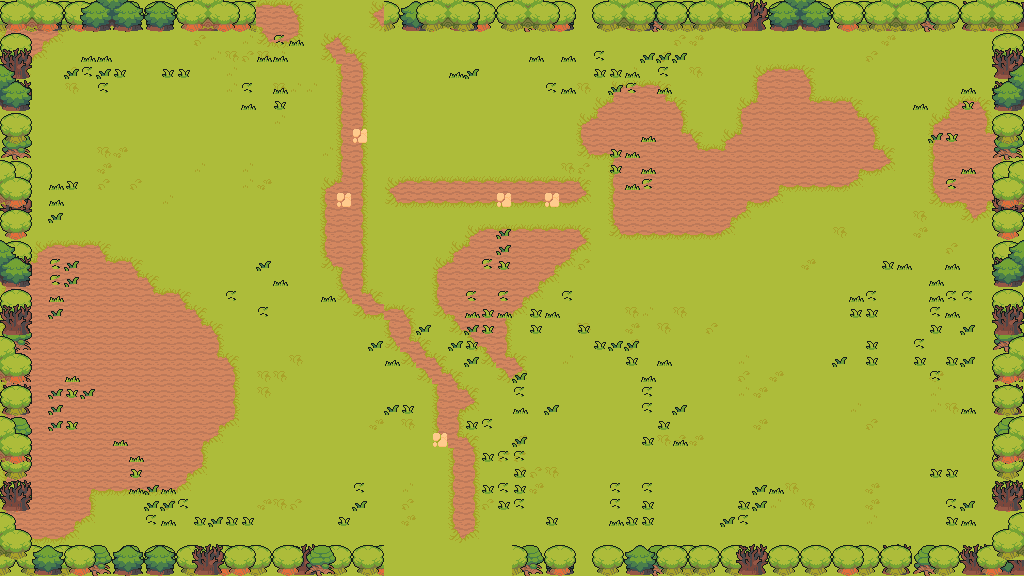

This is a level from a 2D game, rendered from its Tiled map with the project's own tilesets. A one-line summary and the map file follow, with tile-layer data summarised:
An orthogonal 64x36 tile map with 16x16 px tiles, 7 tile layers (floor, ground, path, decor, ...), 8 tilesets and 34 objects (18x prop, 7x spawn, 6x obstacle, 2x door, playerStart).

<map version="1.10" tiledversion="1.11.0" orientation="orthogonal" renderorder="right-down" width="64" height="36" tilewidth="16" tileheight="16" infinite="0" nextlayerid="9" nextobjectid="35">
 <properties>
    <property name="chapter" type="int" value="3" />
    <property name="room" type="int" value="10" />
    <property name="isBossRoom" type="bool" value="false" />
 </properties>
 <tileset firstgid="1" source="ground.tsx" />
 <tileset firstgid="241" source="village.tsx" />
 <tileset firstgid="481" source="house.tsx" />
 <tileset firstgid="1240" source="towers.tsx" />
 <tileset firstgid="1384" source="hole.tsx" />
 <tileset firstgid="1439" source="floordetail.tsx" />
 <tileset firstgid="1519" source="tilefloor.tsx" />
 <tileset firstgid="2091" source="nature.tsx" />
 <layer id="1" name="floor" width="64" height="36">
  <data>[2304 cells, 2304 non-empty, 5 distinct tile ids]</data>
 </layer>
 <layer id="2" name="ground" width="64" height="36">
  <data>[2304 cells, 491 non-empty, 13 distinct tile ids]</data>
 </layer>
 <layer id="3" name="path" width="64" height="36">
  <data>[2304 cells, 106 non-empty, 13 distinct tile ids]</data>
 </layer>
 <layer id="4" name="decor" width="64" height="36">
  <data>[2304 cells, 189 non-empty, 5 distinct tile ids]</data>
 </layer>
 <layer id="5" name="border-back" width="64" height="36">
  <data>[2304 cells, 295 non-empty, 28 distinct tile ids]</data>
 </layer>
 <layer id="6" name="border-mid" width="64" height="36">
  <data>[2304 cells, 271 non-empty, 28 distinct tile ids]</data>
 </layer>
 <layer id="7" name="border-front" width="64" height="36">
  <data>[2304 cells, 154 non-empty, 56 distinct tile ids]</data>
 </layer>
 <objectgroup id="8" name="objects">
  <object id="1" name="playerStart" x="448" y="384"><point /></object>
  <object id="2" name="spawn" x="528" y="264">
   <properties>
    <property name="role" value="chaser" />
    <property name="wave" type="int" value="1" />
    <property name="elite" type="bool" value="false" />
   </properties>
  <point /></object>
  <object id="3" name="spawn" x="608" y="384">
   <properties>
    <property name="role" value="caster" />
    <property name="wave" type="int" value="1" />
    <property name="elite" type="bool" value="false" />
   </properties>
  <point /></object>
  <object id="4" name="spawn" x="400" y="488">
   <properties>
    <property name="role" value="chaser" />
    <property name="wave" type="int" value="2" />
    <property name="elite" type="bool" value="false" />
   </properties>
  <point /></object>
  <object id="5" name="spawn" x="408" y="248">
   <properties>
    <property name="role" value="tank" />
    <property name="wave" type="int" value="2" />
    <property name="elite" type="bool" value="false" />
   </properties>
  <point /></object>
  <object id="6" name="spawn" x="536" y="232">
   <properties>
    <property name="role" value="caster" />
    <property name="wave" type="int" value="3" />
    <property name="elite" type="bool" value="false" />
   </properties>
  <point /></object>
  <object id="7" name="spawn" x="536" y="480">
   <properties>
    <property name="role" value="chaser" />
    <property name="wave" type="int" value="3" />
    <property name="elite" type="bool" value="false" />
   </properties>
  <point /></object>
  <object id="8" name="spawn" x="328" y="328">
   <properties>
    <property name="role" value="tank" />
    <property name="wave" type="int" value="3" />
    <property name="elite" type="bool" value="false" />
   </properties>
  <point /></object>
  <object id="9" name="door" x="448" y="568"><point /></object>
  <object id="10" name="door" x="328" y="8"><point /></object>
  <object id="11" name="obstacle" x="0" y="544" width="384" height="32">
   <properties>
    <property name="kind" value="edge" />
   </properties>
  </object>
  <object id="12" name="obstacle" x="512" y="544" width="512" height="32">
   <properties>
    <property name="kind" value="edge" />
   </properties>
  </object>
  <object id="13" name="obstacle" x="0" y="0" width="256" height="32">
   <properties>
    <property name="kind" value="edge" />
   </properties>
  </object>
  <object id="14" name="obstacle" x="384" y="0" width="640" height="32">
   <properties>
    <property name="kind" value="edge" />
   </properties>
  </object>
  <object id="15" name="obstacle" x="0" y="32" width="32" height="512">
   <properties>
    <property name="kind" value="edge" />
   </properties>
  </object>
  <object id="16" name="obstacle" x="992" y="32" width="32" height="512">
   <properties>
    <property name="kind" value="edge" />
   </properties>
  </object>
  <object id="17" name="prop" x="384" y="112" width="64" height="48">
   <properties>
    <property name="key" value="ruined-house-orange" />
   </properties>
  </object>
  <object id="18" name="prop" x="480" y="96" width="48" height="48">
   <properties>
    <property name="key" value="house-mossy" />
   </properties>
  </object>
  <object id="19" name="prop" x="384" y="208" width="32" height="16">
   <properties>
    <property name="key" value="low-broken-wall" />
   </properties>
  </object>
  <object id="20" name="prop" x="432" y="208" width="48" height="32">
   <properties>
    <property name="key" value="palisade-ruined" />
   </properties>
  </object>
  <object id="21" name="prop" x="416" y="64" width="16" height="16">
   <properties>
    <property name="key" value="stump-mossy" />
   </properties>
  </object>
  <object id="22" name="prop" x="560" y="112" width="26" height="32">
   <properties>
    <property name="key" value="moss-tower-ruined" />
   </properties>
  </object>
  <object id="23" name="prop" x="304" y="112" width="32" height="32">
   <properties>
    <property name="key" value="crate-stack" />
   </properties>
  </object>
  <object id="24" name="prop" x="464" y="160" width="16" height="16">
   <properties>
    <property name="key" value="grass-tall" />
   </properties>
  </object>
  <object id="25" name="prop" x="544" y="160" width="16" height="16">
   <properties>
    <property name="key" value="bush-dark" />
   </properties>
  </object>
  <object id="26" name="prop" x="432" y="96" width="16" height="16">
   <properties>
    <property name="key" value="bush-dark" />
   </properties>
  </object>
  <object id="27" name="prop" x="831" y="68" width="16" height="42">
   <properties>
    <property name="key" value="pillar-broken" />
   </properties>
  </object>
  <object id="28" name="prop" x="544" y="224" width="16" height="16">
   <properties>
    <property name="key" value="bush-dark" />
   </properties>
  </object>
  <object id="29" name="prop" x="896" y="144" width="16" height="16">
   <properties>
    <property name="key" value="bush-green" />
   </properties>
  </object>
  <object id="30" name="prop" x="71" y="472" width="32" height="32">
   <properties>
    <property name="key" value="tree-mossy" />
   </properties>
  </object>
  <object id="31" name="prop" x="336" y="320" width="16" height="16">
   <properties>
    <property name="key" value="grass-tall" />
   </properties>
  </object>
  <object id="32" name="prop" x="288" y="304" width="16" height="16">
   <properties>
    <property name="key" value="bush-green" />
   </properties>
  </object>
  <object id="33" name="prop" x="574" y="434" width="27" height="27">
   <properties>
    <property name="key" value="cart-ruined" />
   </properties>
  </object>
  <object id="34" name="prop" x="896" y="304" width="16" height="16">
   <properties>
    <property name="key" value="bush-green" />
   </properties>
  </object>
 </objectgroup>
</map>
